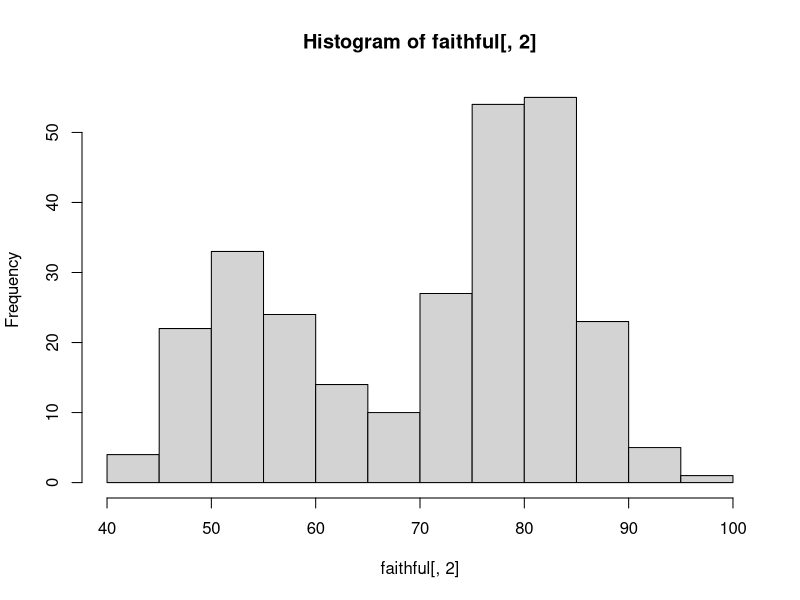
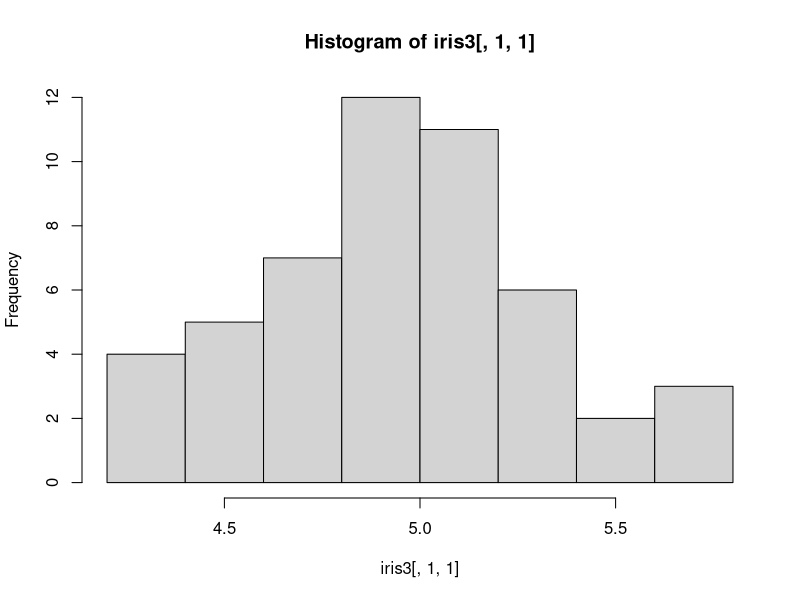

The R source for these figures, in order:
rm(list = ls(all.names = TRUE))
hist(faithful[,2])
hist(iris3[,1,1])
pdf("qqplot.pdf", width = 4.5, height = 7)
par(mfrow = c(2, 1), cex = 0.4)
qqnorm(faithful[,2], main="Waiting time between Old Faithful eruptions")
qqline(faithful[,2])
qqnorm(iris3[,1,1], main="Sepal length of setosa irises on the Gaspe Peninsula")
qqline(iris3[,1,1])
dev.off()